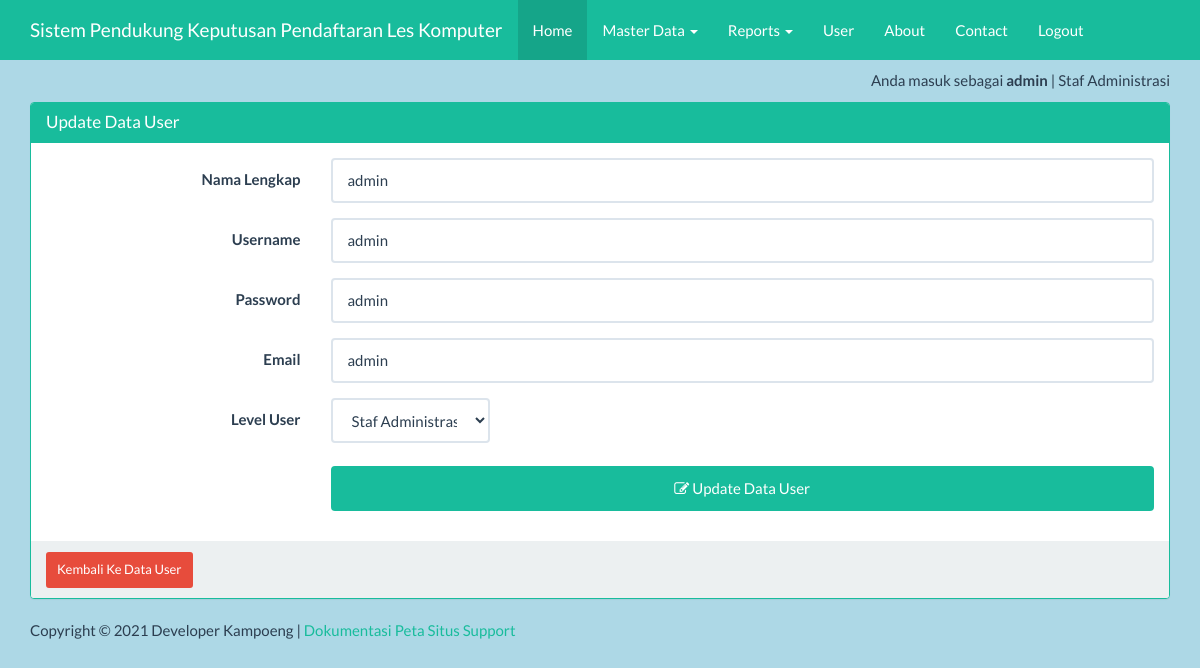
The page /index_admin.php?page=user&actions=edit&uid=5 (signed in) on the database its author committed.
### tables this page shows
CREATE TABLE `user` (
  `id` int(11) NOT NULL,
  `username` varchar(100) NOT NULL,
  `paswd` varchar(50) NOT NULL,
  `email` varchar(50) NOT NULL,
  `nama` varchar(50) NOT NULL,
  `level` int(1) NOT NULL,
  `ket` varchar(50) NOT NULL
);

### views/user_edit.php (the view, shortened to what this page needs)
<?php
$id=$_GET['uid'];
$ambil=  mysqli_query($koneksi, "SELECT * FROM user WHERE id='$id'") or die ("SQL Edit error");
$data= mysqli_fetch_array($ambil);
?>
<div class="container">
    <div class="row">
        <div class="col-xs-12">
            <div class="panel panel-success">
                <div class="panel-heading">
                    <h3 class="panel-title">Update Data User</h3>
                </div>
                <div class="panel-body">
                    <form class="form-horizontal" action="" method="post">
                        <div class="form-group">
                            <label for="nama" class="col-sm-3 control-label">Nama Lengkap</label>
                             <div class="col-sm-9">
								<input type="text" name="nama" value="<?=$data['nama']?>"class="form-control" id="inputEmail3" placeholder="Input Nama Lengkap">
                            </div>
                        </div>
                        <div class="form-group">
                            <label for="username" class="col-sm-3 control-label">Username</label>
                            <div class="col-sm-9">
                                <input type="text" name="username" value="<?=$data['username']?>"class="form-control" id="inputEmail3" placeholder="Input Username">
                            </div>
                        </div>
                        <div class="form-group">
                            <label for="paswd" class="col-sm-3 control-label">Password</label>
                            <div class="col-sm-9">
                                <input type="paswd" name="paswd" value="<?=$data['paswd']?>"class="form-control" id="inputEmail3" placeholder="Input Password">
                            </div>
                        </div>
                        <div class="form-group">
                            <label for="email" class="col-sm-3 control-label">Email</label>
                            <div class="col-sm-9">
                                <input type="text" name="email" value="<?=$data['email']?>" class="form-control" id="inputPassword3" placeholder="Input Email">
                            </div>
                        </div>
                         <div class="form-group">
                            <label for="level" class="col-sm-3 control-label">Level User</label>
                            <div class="col-sm-2 col-xs-9">
                                <select name="level" class="form-control" id="inputEmail3">
                                    <option selected><?= $data['ket']?></option>
                                </select>
                            </div>
                        </div>
                        <div class="form-group">
                            <div class="col-sm-offset-3 col-sm-9">
                                <button type="submit" class="btn btn-success">
                                    <span class="fa fa-edit"></span> Update Data User</button>
                            </div>
                        </div>
                    </form>
                </div>
                <div class="panel-footer">
                    <a href="?page=user&actions=tampil" class="btn btn-danger btn-sm">
                        Kembali Ke Data User
                    </a>
                </div>
            </div>
        </div>
    </div>
</div>

### index_admin.php (style rules this page uses)
body { margin-top:70px; background-color: lightblue; }
button { background-color: #4CAF50; color: white; padding: 14px 20px; margin: 8px 0; border: none; cursor: pointer; width: 100%; }

### rows shown on the page
user: nama "admin", username "admin", paswd "admin", email "admin", level "Staf Administrasi"

### other values the page prints
$_SESSION['username'] "admin"
$_SESSION['ket'] "Staf Administrasi"
